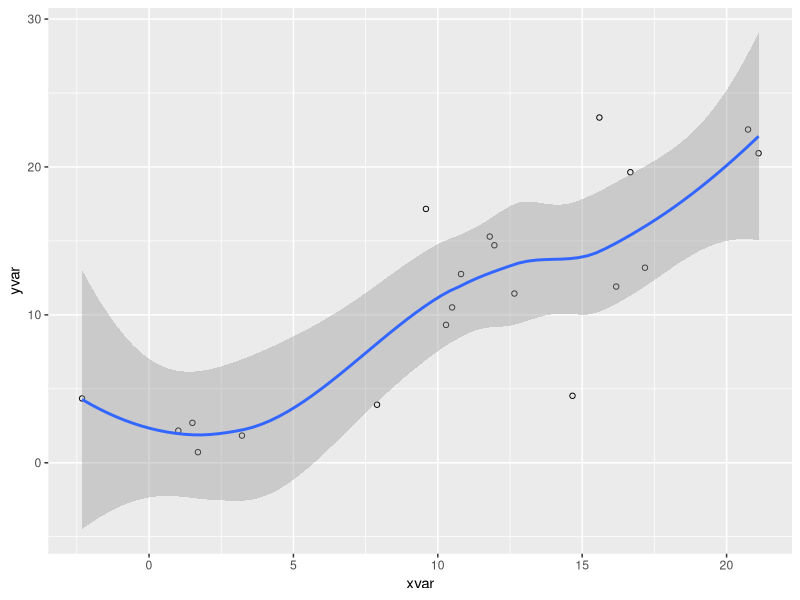

Generate this figure with R:
## ---- chunk 1
#| code-fold: true
#| fig-alt: "Scatterplot with a smoothed trend line."

library(ggplot2)
dat <- data.frame(cond = rep(c("A", "B"), each=10),
                  xvar = 1:20 + rnorm(20,sd=3),
                  yvar = 1:20 + rnorm(20,sd=3))

ggplot(dat, aes(x=xvar, y=yvar)) +
  geom_point(shape=1) + 
  geom_smooth() 
